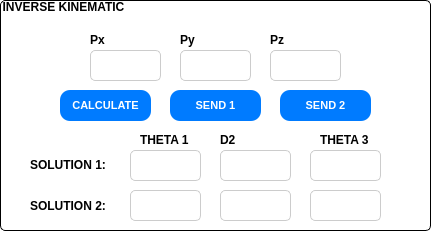
     <widget class="QGroupBox" name="groupBox_15">
      <property name="geometry">
       <rect>
        <x>40</x>
        <y>540</y>
        <width>431</width>
        <height>231</height>
       </rect>
      </property>
      <property name="font">
       <font>
        <pointsize>9</pointsize>
        <weight>75</weight>
        <bold>true</bold>
       </font>
      </property>
      <property name="styleSheet">
       <string notr="true">QGroupBox::title {
    /* Khắc phục lỗi cú pháp: Màu chữ đen */
    color: rgb(0, 0, 0); 
    
    /* ĐẶT NỀN TIÊU ĐỀ TRONG SUỐT */
    background-color: transparent; 
    
    /* Các thuộc tính cần thiết để tiêu đề hiển thị đúng */
    subcontrol-origin: margin;
    subcontrol-position: top left; /* Vị trí tiêu đề (ví dụ: ở giữa trên) */
    padding: 0 1px; /* Đệm xung quanh chữ tiêu đề */
    font-weight: bold;
}

QGroupBox {
    /* Thiết lập khung GroupBox */
    border: 1px solid black;
    border-radius: 5px;
    margin-top: 1.3em; /* Rất quan trọng để chừa chỗ cho tiêu đề */
    background-color: white; /* Màu nền của GroupBox */
    padding: 5px; /* Thêm padding cho nội dung bên trong */
}</string>
      </property>
      <property name="title">
       <string>INVERSE KINEMATIC</string>
      </property>
      <widget class="QPushButton" name="pbCalIK">
       <property name="geometry">
        <rect>
         <x>60</x>
         <y>90</y>
         <width>91</width>
         <height>31</height>
        </rect>
       </property>
       <property name="styleSheet">
        <string notr="true">QPushButton {
    /* Trạng thái mặc định */
    background-color: #007bff; /* Màu xanh dương cơ bản */
    color: white;
    border: none;
    padding: 4px 8px;
    border-radius: 10px;
    font-size: 11px;
    font-weight: bold;
    transition: background-color 0.3s ease; /* (Gợi ý: Dùng trong PySide/PyQt, có thể không thấy hiệu ứng trong Designer) */
}

QPushButton:hover {
    /* Khi di chuột qua (mouse hover) */
    background-color: #0056b3; /* Màu xanh dương đậm hơn */
    border: 2px solid #004085;
    cursor: pointer; /* Thay đổi con trỏ chuột (có thể không hoạt động trong Designer) */
}

QPushButton:pressed {
    /* Khi nút được nhấn xuống (mouse button pressed) */
    background-color: #004085; /* Màu xanh đậm nhất */
    padding-top: 14px; /* Tạo hiệu ứng &quot;nhấn xuống&quot; bằng cách thay đổi đệm */
    padding-bottom: 10px;
}

QPushButton:disabled {
    /* Khi nút bị vô hiệu hóa (disable) */
    background-color: #cccccc;
    color: #666666;
    border: 1px solid #999999;
}</string>
       </property>
       <property name="text">
        <string>CALCULATE</string>
       </property>
      </widget>
      <widget class="QTextEdit" name="txtPz_I">
       <property name="geometry">
        <rect>
         <x>270</x>
         <y>50</y>
         <width>71</width>
         <height>31</height>
        </rect>
       </property>
       <property name="styleSheet">
        <string notr="true">QTextEdit {
    /* Màu nền và màu chữ mặc định */
    background-color: #ffffff; /* Nền trắng */
    color: #333333; /* Màu chữ xám đậm */
    
    /* Thiết lập đường viền */
    border: 1px solid #cccccc; /* Viền mỏng màu xám */
    border-radius: 5px; /* Bo tròn góc */
    
    /* Khoảng đệm (padding) bên trong */
    padding: 2px; 
    
    /* Cấu hình phông chữ */
    font-size: 12px;
    font-family: &quot;Segoe UI&quot;, Arial, sans-serif;
}

QTextEdit:focus {
    /* Khi widget được chọn (nhấp vào) */
    border: 2px solid #007bff; /* Viền dày hơn, màu xanh dương nổi bật */
    background-color: #f0f8ff; /* Nền hơi xanh nhạt */
}

QTextEdit:read-only {
    /* Khi QTextEdit chỉ ở chế độ đọc (không thể chỉnh sửa) */
    background-color: #f5f5f5; /* Nền xám nhạt */
    color: #666666; /* Màu chữ xám mờ hơn */
    border: 1px dashed #aaaaaa; /* Viền nét đứt */
}</string>
       </property>
      </widget>
      <widget class="QLabel" name="label_26">
       <property name="geometry">
        <rect>
         <x>90</x>
         <y>30</y>
         <width>61</width>
         <height>20</height>
        </rect>
       </property>
       <property name="styleSheet">
        <string notr="true">QLabel {
    /* Khắc phục lỗi cú pháp màu chữ và chỉnh màu */
    color: #000000; /* Màu đỏ đô */
    
    /* 1. CĂN GIỮA NỘI DUNG */
    qproperty-alignment: AlignCenter;
    
    /* 2. Cỡ chữ (Font Size) */
    font-size: 12px;
    
    /* 3. In đậm (Font Weight) */
    font-weight: bold;
    
    /* Các tùy chỉnh phông chữ khác */
    font-family: &quot;Arial&quot;, sans-serif;
    
    /* Nền và các tùy chỉnh khác */
    background-color: transparent; 
}</string>
       </property>
       <property name="text">
        <string>Px</string>
       </property>
      </widget>
      <widget class="QLabel" name="label_27">
       <property name="geometry">
        <rect>
         <x>270</x>
         <y>30</y>
         <width>61</width>
         <height>20</height>
        </rect>
       </property>
       <property name="styleSheet">
        <string notr="true">QLabel {
    /* Khắc phục lỗi cú pháp màu chữ và chỉnh màu */
    color: #000000; /* Màu đỏ đô */
    
    /* 1. CĂN GIỮA NỘI DUNG */
    qproperty-alignment: AlignCenter;
    
    /* 2. Cỡ chữ (Font Size) */
    font-size: 12px;
    
    /* 3. In đậm (Font Weight) */
    font-weight: bold;
    
    /* Các tùy chỉnh phông chữ khác */
    font-family: &quot;Arial&quot;, sans-serif;
    
    /* Nền và các tùy chỉnh khác */
    background-color: transparent; 
}</string>
       </property>
       <property name="text">
        <string>Pz</string>
       </property>
      </widget>
      <widget class="QTextEdit" name="txtPx_I">
       <property name="geometry">
        <rect>
         <x>90</x>
         <y>50</y>
         <width>71</width>
         <height>31</height>
        </rect>
       </property>
       <property name="styleSheet">
        <string notr="true">QTextEdit {
    /* Màu nền và màu chữ mặc định */
    background-color: #ffffff; /* Nền trắng */
    color: #333333; /* Màu chữ xám đậm */
    
    /* Thiết lập đường viền */
    border: 1px solid #cccccc; /* Viền mỏng màu xám */
    border-radius: 5px; /* Bo tròn góc */
    
    /* Khoảng đệm (padding) bên trong */
    padding: 2px; 
    
    /* Cấu hình phông chữ */
    font-size: 12px;
    font-family: &quot;Segoe UI&quot;, Arial, sans-serif;
}

QTextEdit:focus {
    /* Khi widget được chọn (nhấp vào) */
    border: 2px solid #007bff; /* Viền dày hơn, màu xanh dương nổi bật */
    background-color: #f0f8ff; /* Nền hơi xanh nhạt */
}

QTextEdit:read-only {
    /* Khi QTextEdit chỉ ở chế độ đọc (không thể chỉnh sửa) */
    background-color: #f5f5f5; /* Nền xám nhạt */
    color: #666666; /* Màu chữ xám mờ hơn */
    border: 1px dashed #aaaaaa; /* Viền nét đứt */
}</string>
       </property>
      </widget>
      <widget class="QLabel" name="label_28">
       <property name="geometry">
        <rect>
         <x>180</x>
         <y>30</y>
         <width>61</width>
         <height>20</height>
        </rect>
       </property>
       <property name="styleSheet">
        <string notr="true">QLabel {
    /* Khắc phục lỗi cú pháp màu chữ và chỉnh màu */
    color: #000000; /* Màu đỏ đô */
    
    /* 1. CĂN GIỮA NỘI DUNG */
    qproperty-alignment: AlignCenter;
    
    /* 2. Cỡ chữ (Font Size) */
    font-size: 12px;
    
    /* 3. In đậm (Font Weight) */
    font-weight: bold;
    
    /* Các tùy chỉnh phông chữ khác */
    font-family: &quot;Arial&quot;, sans-serif;
    
    /* Nền và các tùy chỉnh khác */
    background-color: transparent; 
}</string>
       </property>
       <property name="text">
        <string>Py</string>
       </property>
      </widget>
      <widget class="QTextEdit" name="txtPy_I">
       <property name="geometry">
        <rect>
         <x>180</x>
         <y>50</y>
         <width>71</width>
         <height>31</height>
        </rect>
       </property>
       <property name="styleSheet">
        <string notr="true">QTextEdit {
    /* Màu nền và màu chữ mặc định */
    background-color: #ffffff; /* Nền trắng */
    color: #333333; /* Màu chữ xám đậm */
    
    /* Thiết lập đường viền */
    border: 1px solid #cccccc; /* Viền mỏng màu xám */
    border-radius: 5px; /* Bo tròn góc */
    
    /* Khoảng đệm (padding) bên trong */
    padding: 2px; 
    
    /* Cấu hình phông chữ */
    font-size: 12px;
    font-family: &quot;Segoe UI&quot;, Arial, sans-serif;
}

QTextEdit:focus {
    /* Khi widget được chọn (nhấp vào) */
    border: 2px solid #007bff; /* Viền dày hơn, màu xanh dương nổi bật */
    background-color: #f0f8ff; /* Nền hơi xanh nhạt */
}

QTextEdit:read-only {
    /* Khi QTextEdit chỉ ở chế độ đọc (không thể chỉnh sửa) */
    background-color: #f5f5f5; /* Nền xám nhạt */
    color: #666666; /* Màu chữ xám mờ hơn */
    border: 1px dashed #aaaaaa; /* Viền nét đứt */
}</string>
       </property>
      </widget>
      <widget class="QPushButton" name="pbSendS1">
       <property name="geometry">
        <rect>
         <x>170</x>
         <y>90</y>
         <width>91</width>
         <height>31</height>
        </rect>
       </property>
       <property name="styleSheet">
        <string notr="true">QPushButton {
    /* Trạng thái mặc định */
    background-color: #007bff; /* Màu xanh dương cơ bản */
    color: white;
    border: none;
    padding: 4px 8px;
    border-radius: 10px;
    font-size: 11px;
    font-weight: bold;
    transition: background-color 0.3s ease; /* (Gợi ý: Dùng trong PySide/PyQt, có thể không thấy hiệu ứng trong Designer) */
}

QPushButton:hover {
    /* Khi di chuột qua (mouse hover) */
    background-color: #0056b3; /* Màu xanh dương đậm hơn */
    border: 2px solid #004085;
    cursor: pointer; /* Thay đổi con trỏ chuột (có thể không hoạt động trong Designer) */
}

QPushButton:pressed {
    /* Khi nút được nhấn xuống (mouse button pressed) */
    background-color: #004085; /* Màu xanh đậm nhất */
    padding-top: 14px; /* Tạo hiệu ứng &quot;nhấn xuống&quot; bằng cách thay đổi đệm */
    padding-bottom: 10px;
}

QPushButton:disabled {
    /* Khi nút bị vô hiệu hóa (disable) */
    background-color: #cccccc;
    color: #666666;
    border: 1px solid #999999;
}</string>
       </property>
       <property name="text">
        <string>SEND 1</string>
       </property>
      </widget>
      <widget class="QLabel" name="label_22">
       <property name="geometry">
        <rect>
         <x>220</x>
         <y>130</y>
         <width>61</width>
         <height>20</height>
        </rect>
       </property>
       <property name="styleSheet">
        <string notr="true">QLabel {
    /* Khắc phục lỗi cú pháp màu chữ và chỉnh màu */
    color: #000000; /* Màu đỏ đô */
    
    /* 1. CĂN GIỮA NỘI DUNG */
    qproperty-alignment: AlignCenter;
    
    /* 2. Cỡ chữ (Font Size) */
    font-size: 12px;
    
    /* 3. In đậm (Font Weight) */
    font-weight: bold;
    
    /* Các tùy chỉnh phông chữ khác */
    font-family: &quot;Arial&quot;, sans-serif;
    
    /* Nền và các tùy chỉnh khác */
    background-color: transparent; 
}</string>
       </property>
       <property name="text">
        <string>D2</string>
       </property>
      </widget>
      <widget class="QTextEdit" name="txtq3_1">
       <property name="geometry">
        <rect>
         <x>310</x>
         <y>150</y>
         <width>71</width>
         <height>31</height>
        </rect>
       </property>
       <property name="styleSheet">
        <string notr="true">QTextEdit {
    /* Màu nền và màu chữ mặc định */
    background-color: #ffffff; /* Nền trắng */
    color: #333333; /* Màu chữ xám đậm */
    
    /* Thiết lập đường viền */
    border: 1px solid #cccccc; /* Viền mỏng màu xám */
    border-radius: 5px; /* Bo tròn góc */
    
    /* Khoảng đệm (padding) bên trong */
    padding: 2px; 
    
    /* Cấu hình phông chữ */
    font-size: 12px;
    font-family: &quot;Segoe UI&quot;, Arial, sans-serif;
}

QTextEdit:focus {
    /* Khi widget được chọn (nhấp vào) */
    border: 2px solid #007bff; /* Viền dày hơn, màu xanh dương nổi bật */
    background-color: #f0f8ff; /* Nền hơi xanh nhạt */
}

QTextEdit:read-only {
    /* Khi QTextEdit chỉ ở chế độ đọc (không thể chỉnh sửa) */
    background-color: #f5f5f5; /* Nền xám nhạt */
    color: #666666; /* Màu chữ xám mờ hơn */
    border: 1px dashed #aaaaaa; /* Viền nét đứt */
}</string>
       </property>
      </widget>
      <widget class="QLabel" name="label_21">
       <property name="geometry">
        <rect>
         <x>140</x>
         <y>130</y>
         <width>61</width>
         <height>20</height>
        </rect>
       </property>
       <property name="styleSheet">
        <string notr="true">QLabel {
    /* Khắc phục lỗi cú pháp màu chữ và chỉnh màu */
    color: #000000; /* Màu đỏ đô */
    
    /* 1. CĂN GIỮA NỘI DUNG */
    qproperty-alignment: AlignCenter;
    
    /* 2. Cỡ chữ (Font Size) */
    font-size: 12px;
    
    /* 3. In đậm (Font Weight) */
    font-weight: bold;
    
    /* Các tùy chỉnh phông chữ khác */
    font-family: &quot;Arial&quot;, sans-serif;
    
    /* Nền và các tùy chỉnh khác */
    background-color: transparent; 
}</string>
       </property>
       <property name="text">
        <string>THETA 1</string>
       </property>
      </widget>
      <widget class="QTextEdit" name="txtq2_1">
       <property name="geometry">
        <rect>
         <x>220</x>
         <y>150</y>
         <width>71</width>
         <height>31</height>
        </rect>
       </property>
       <property name="styleSheet">
        <string notr="true">QTextEdit {
    /* Màu nền và màu chữ mặc định */
    background-color: #ffffff; /* Nền trắng */
    color: #333333; /* Màu chữ xám đậm */
    
    /* Thiết lập đường viền */
    border: 1px solid #cccccc; /* Viền mỏng màu xám */
    border-radius: 5px; /* Bo tròn góc */
    
    /* Khoảng đệm (padding) bên trong */
    padding: 2px; 
    
    /* Cấu hình phông chữ */
    font-size: 12px;
    font-family: &quot;Segoe UI&quot;, Arial, sans-serif;
}

QTextEdit:focus {
    /* Khi widget được chọn (nhấp vào) */
    border: 2px solid #007bff; /* Viền dày hơn, màu xanh dương nổi bật */
    background-color: #f0f8ff; /* Nền hơi xanh nhạt */
}

QTextEdit:read-only {
    /* Khi QTextEdit chỉ ở chế độ đọc (không thể chỉnh sửa) */
    background-color: #f5f5f5; /* Nền xám nhạt */
    color: #666666; /* Màu chữ xám mờ hơn */
    border: 1px dashed #aaaaaa; /* Viền nét đứt */
}</string>
       </property>
      </widget>
      <widget class="QTextEdit" name="txtq1_1">
       <property name="geometry">
        <rect>
         <x>130</x>
         <y>150</y>
         <width>71</width>
         <height>31</height>
        </rect>
       </property>
       <property name="styleSheet">
        <string notr="true">QTextEdit {
    /* Màu nền và màu chữ mặc định */
    background-color: #ffffff; /* Nền trắng */
    color: #333333; /* Màu chữ xám đậm */
    
    /* Thiết lập đường viền */
    border: 1px solid #cccccc; /* Viền mỏng màu xám */
    border-radius: 5px; /* Bo tròn góc */
    
    /* Khoảng đệm (padding) bên trong */
    padding: 2px; 
    
    /* Cấu hình phông chữ */
    font-size: 12px;
    font-family: &quot;Segoe UI&quot;, Arial, sans-serif;
}

QTextEdit:focus {
    /* Khi widget được chọn (nhấp vào) */
    border: 2px solid #007bff; /* Viền dày hơn, màu xanh dương nổi bật */
    background-color: #f0f8ff; /* Nền hơi xanh nhạt */
}

QTextEdit:read-only {
    /* Khi QTextEdit chỉ ở chế độ đọc (không thể chỉnh sửa) */
    background-color: #f5f5f5; /* Nền xám nhạt */
    color: #666666; /* Màu chữ xám mờ hơn */
    border: 1px dashed #aaaaaa; /* Viền nét đứt */
}</string>
       </property>
      </widget>
      <widget class="QLabel" name="label_23">
       <property name="geometry">
        <rect>
         <x>320</x>
         <y>130</y>
         <width>61</width>
         <height>20</height>
        </rect>
       </property>
       <property name="styleSheet">
        <string notr="true">QLabel {
    /* Khắc phục lỗi cú pháp màu chữ và chỉnh màu */
    color: #000000; /* Màu đỏ đô */
    
    /* 1. CĂN GIỮA NỘI DUNG */
    qproperty-alignment: AlignCenter;
    
    /* 2. Cỡ chữ (Font Size) */
    font-size: 12px;
    
    /* 3. In đậm (Font Weight) */
    font-weight: bold;
    
    /* Các tùy chỉnh phông chữ khác */
    font-family: &quot;Arial&quot;, sans-serif;
    
    /* Nền và các tùy chỉnh khác */
    background-color: transparent; 
}</string>
       </property>
       <property name="text">
        <string>THETA 3</string>
       </property>
      </widget>
      <widget class="QTextEdit" name="txtq3_2">
       <property name="geometry">
        <rect>
         <x>310</x>
         <y>190</y>
         <width>71</width>
         <height>31</height>
        </rect>
       </property>
       <property name="styleSheet">
        <string notr="true">QTextEdit {
    /* Màu nền và màu chữ mặc định */
    background-color: #ffffff; /* Nền trắng */
    color: #333333; /* Màu chữ xám đậm */
    
    /* Thiết lập đường viền */
    border: 1px solid #cccccc; /* Viền mỏng màu xám */
    border-radius: 5px; /* Bo tròn góc */
    
    /* Khoảng đệm (padding) bên trong */
    padding: 2px; 
    
    /* Cấu hình phông chữ */
    font-size: 12px;
    font-family: &quot;Segoe UI&quot;, Arial, sans-serif;
}

QTextEdit:focus {
    /* Khi widget được chọn (nhấp vào) */
    border: 2px solid #007bff; /* Viền dày hơn, màu xanh dương nổi bật */
    background-color: #f0f8ff; /* Nền hơi xanh nhạt */
}

QTextEdit:read-only {
    /* Khi QTextEdit chỉ ở chế độ đọc (không thể chỉnh sửa) */
    background-color: #f5f5f5; /* Nền xám nhạt */
    color: #666666; /* Màu chữ xám mờ hơn */
    border: 1px dashed #aaaaaa; /* Viền nét đứt */
}</string>
       </property>
      </widget>
      <widget class="QTextEdit" name="txtq2_2">
       <property name="geometry">
        <rect>
         <x>220</x>
         <y>190</y>
         <width>71</width>
         <height>31</height>
        </rect>
       </property>
       <property name="styleSheet">
        <string notr="true">QTextEdit {
    /* Màu nền và màu chữ mặc định */
    background-color: #ffffff; /* Nền trắng */
    color: #333333; /* Màu chữ xám đậm */
    
    /* Thiết lập đường viền */
    border: 1px solid #cccccc; /* Viền mỏng màu xám */
    border-radius: 5px; /* Bo tròn góc */
    
    /* Khoảng đệm (padding) bên trong */
    padding: 2px; 
    
    /* Cấu hình phông chữ */
    font-size: 12px;
    font-family: &quot;Segoe UI&quot;, Arial, sans-serif;
}

QTextEdit:focus {
    /* Khi widget được chọn (nhấp vào) */
    border: 2px solid #007bff; /* Viền dày hơn, màu xanh dương nổi bật */
    background-color: #f0f8ff; /* Nền hơi xanh nhạt */
}

QTextEdit:read-only {
    /* Khi QTextEdit chỉ ở chế độ đọc (không thể chỉnh sửa) */
    background-color: #f5f5f5; /* Nền xám nhạt */
    color: #666666; /* Màu chữ xám mờ hơn */
    border: 1px dashed #aaaaaa; /* Viền nét đứt */
}</string>
       </property>
      </widget>
      <widget class="QTextEdit" name="txtq1_2">
       <property name="geometry">
        <rect>
         <x>130</x>
         <y>190</y>
         <width>71</width>
         <height>31</height>
        </rect>
       </property>
       <property name="styleSheet">
        <string notr="true">QTextEdit {
    /* Màu nền và màu chữ mặc định */
    background-color: #ffffff; /* Nền trắng */
    color: #333333; /* Màu chữ xám đậm */
    
    /* Thiết lập đường viền */
    border: 1px solid #cccccc; /* Viền mỏng màu xám */
    border-radius: 5px; /* Bo tròn góc */
    
    /* Khoảng đệm (padding) bên trong */
    padding: 2px; 
    
    /* Cấu hình phông chữ */
    font-size: 12px;
    font-family: &quot;Segoe UI&quot;, Arial, sans-serif;
}

QTextEdit:focus {
    /* Khi widget được chọn (nhấp vào) */
    border: 2px solid #007bff; /* Viền dày hơn, màu xanh dương nổi bật */
    background-color: #f0f8ff; /* Nền hơi xanh nhạt */
}

QTextEdit:read-only {
    /* Khi QTextEdit chỉ ở chế độ đọc (không thể chỉnh sửa) */
    background-color: #f5f5f5; /* Nền xám nhạt */
    color: #666666; /* Màu chữ xám mờ hơn */
    border: 1px dashed #aaaaaa; /* Viền nét đứt */
}</string>
       </property>
      </widget>
      <widget class="QLabel" name="label_29">
       <property name="geometry">
        <rect>
         <x>30</x>
         <y>149</y>
         <width>81</width>
         <height>31</height>
        </rect>
       </property>
       <property name="styleSheet">
        <string notr="true">QLabel {
    /* Khắc phục lỗi cú pháp màu chữ và chỉnh màu */
    color: #000000; /* Màu đỏ đô */
    
    /* 1. CĂN GIỮA NỘI DUNG */
    qproperty-alignment: AlignCenter;
    
    /* 2. Cỡ chữ (Font Size) */
    font-size: 12px;
    
    /* 3. In đậm (Font Weight) */
    font-weight: bold;
    
    /* Các tùy chỉnh phông chữ khác */
    font-family: &quot;Arial&quot;, sans-serif;
    
    /* Nền và các tùy chỉnh khác */
    background-color: transparent; 
}</string>
       </property>
       <property name="text">
        <string>SOLUTION 1:</string>
       </property>
      </widget>
      <widget class="QLabel" name="label_30">
       <property name="geometry">
        <rect>
         <x>30</x>
         <y>190</y>
         <width>81</width>
         <height>31</height>
        </rect>
       </property>
       <property name="styleSheet">
        <string notr="true">QLabel {
    /* Khắc phục lỗi cú pháp màu chữ và chỉnh màu */
    color: #000000; /* Màu đỏ đô */
    
    /* 1. CĂN GIỮA NỘI DUNG */
    qproperty-alignment: AlignCenter;
    
    /* 2. Cỡ chữ (Font Size) */
    font-size: 12px;
    
    /* 3. In đậm (Font Weight) */
    font-weight: bold;
    
    /* Các tùy chỉnh phông chữ khác */
    font-family: &quot;Arial&quot;, sans-serif;
    
    /* Nền và các tùy chỉnh khác */
    background-color: transparent; 
}</string>
       </property>
       <property name="text">
        <string>SOLUTION 2:</string>
       </property>
      </widget>
      <widget class="QPushButton" name="pbSendS2">
       <property name="geometry">
        <rect>
         <x>280</x>
         <y>90</y>
         <width>91</width>
         <height>31</height>
        </rect>
       </property>
       <property name="styleSheet">
        <string notr="true">QPushButton {
    /* Trạng thái mặc định */
    background-color: #007bff; /* Màu xanh dương cơ bản */
    color: white;
    border: none;
    padding: 4px 8px;
    border-radius: 10px;
    font-size: 11px;
    font-weight: bold;
    transition: background-color 0.3s ease; /* (Gợi ý: Dùng trong PySide/PyQt, có thể không thấy hiệu ứng trong Designer) */
}

QPushButton:hover {
    /* Khi di chuột qua (mouse hover) */
    background-color: #0056b3; /* Màu xanh dương đậm hơn */
    border: 2px solid #004085;
    cursor: pointer; /* Thay đổi con trỏ chuột (có thể không hoạt động trong Designer) */
}

QPushButton:pressed {
    /* Khi nút được nhấn xuống (mouse button pressed) */
    background-color: #004085; /* Màu xanh đậm nhất */
    padding-top: 14px; /* Tạo hiệu ứng &quot;nhấn xuống&quot; bằng cách thay đổi đệm */
    padding-bottom: 10px;
}

QPushButton:disabled {
    /* Khi nút bị vô hiệu hóa (disable) */
    background-color: #cccccc;
    color: #666666;
    border: 1px solid #999999;
}</string>
       </property>
       <property name="text">
        <string>SEND 2</string>
       </property>
      </widget>
     </widget>
